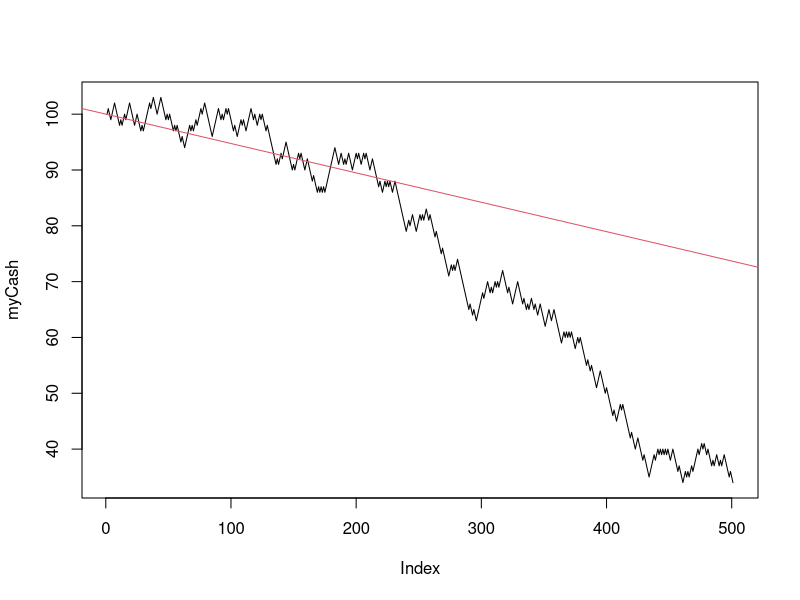
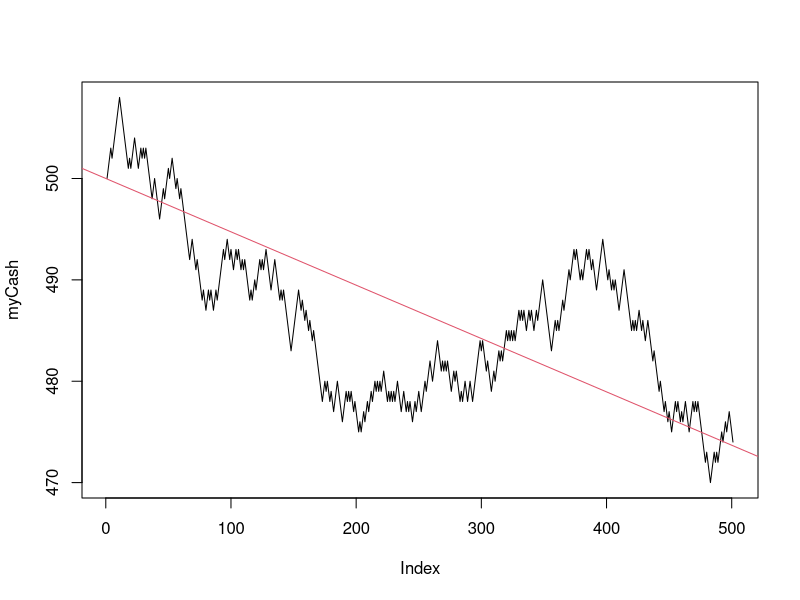
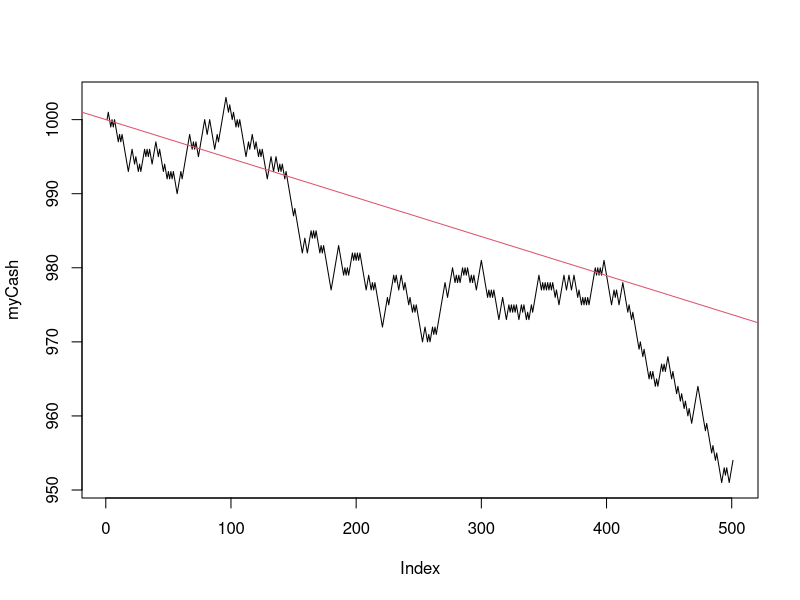
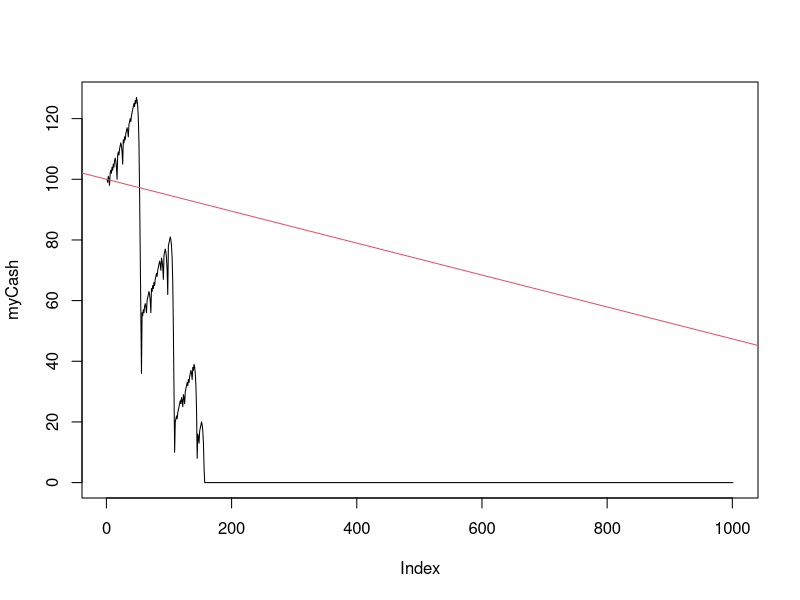
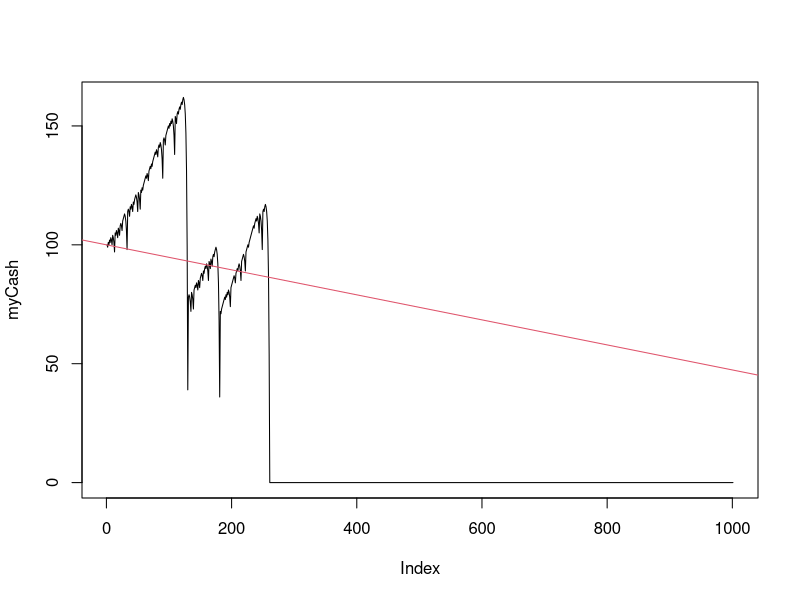
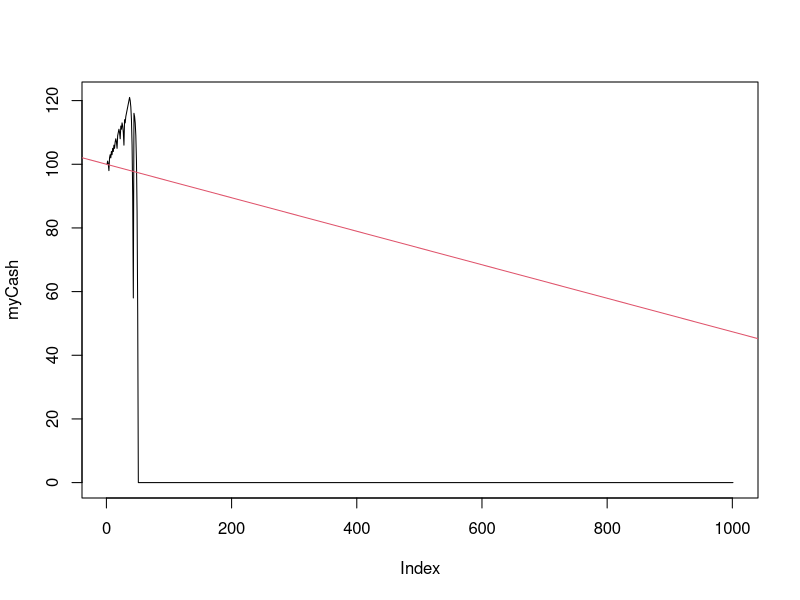
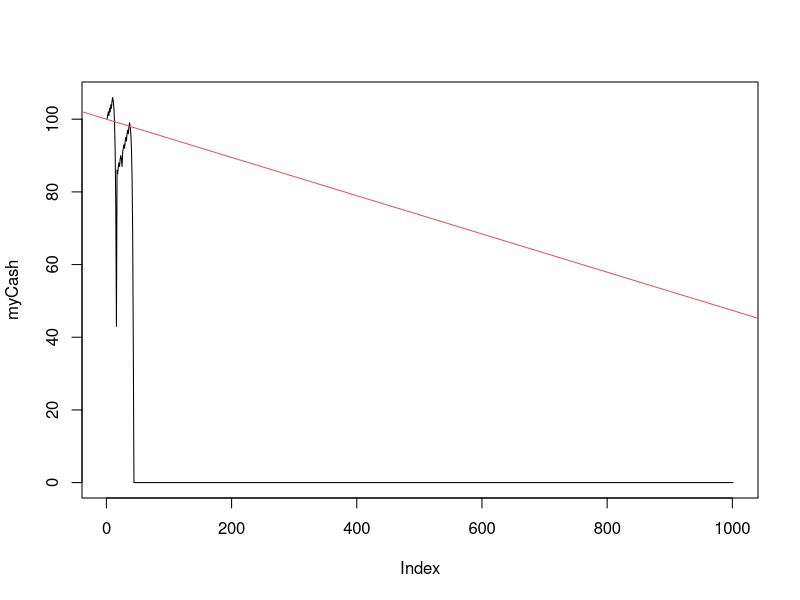
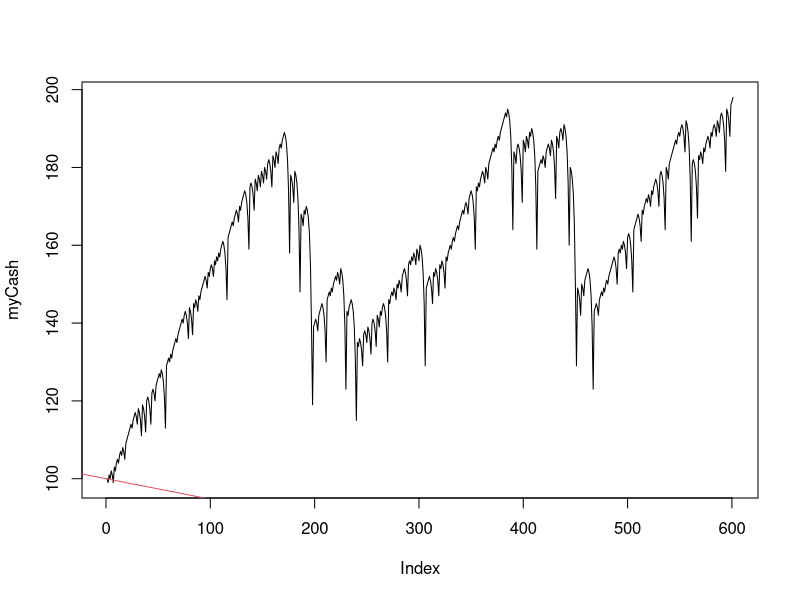

Write the R code that produced these figures, in order.
## ---- chunk 1
Roulette_plot<-function(p,X0,N){
  myCash = c(X0, rep(0,N)) # vector for my cash
  spins <- rbinom(N,1,p) # simulate N spins
  counter = 1 # keep track of number of games
  lastspin = 1 # initialize memory of last games
  myBet = 1
  while(myCash[counter] > 0 & counter <= N){#this goes on until I loose all my money or reaches the maximal myBet <- min(c(2*myBet,myCash[counter]))
  if(lastspin == 1){myBet <- 1}
  myCash[counter + 1] <- myCash[counter] + (2*spins[counter] - 1)*myBet
  lastspin <- spins[counter]
  counter <- counter + 1
  }
  plot(myCash, type = 'l') # plot of my cash
  abline(a = X0, b = -1/19, col = 2) # plot expected trend
}
Roulette_plot(18/38,100,500)
Roulette_plot(18/38,500,500)
Roulette_plot(18/38,1000,500)
## ---- chunk 2
Peter_plot<-function(p,maxBet,X0,N){
  myCash = c(X0, rep(0,N)) # vector for my cash
  spins <- rbinom(N,1,p) # simulate N spins
  counter = 1 # keep track of number of games
  lastspin = 1 # initialize memory of last games
  myBet = 1
  while(myCash[counter] > 0 & counter <= N){
  myBet <- min(c(2*myBet,myCash[counter], maxBet))
  if(lastspin == 1){myBet <- 1}
  myCash[counter + 1] <- myCash[counter] + (2*spins[counter] - 1)*myBet
  lastspin <- spins[counter]
  counter <- counter + 1
  }
  plot(myCash, type = 'l') # plot of my cash
  abline(a = X0, b = -1/19, col = 2) # plot expected trend
}
Peter_plot(18/38,20,100,1000)
Peter_plot(18/38,60,100,1000)
Peter_plot(18/38,100,100,1000)
Peter_plot(18/38,140,100,1000)

Peter_plot(18/38,20,100,600)
Peter_plot(18/38,10,100,600)
## ---- chunk 3
P <- matrix(0, ncol = 9, nrow = 9)
diag(P) <- 1/2
P[1,2] <- P[1,4] <- 1/4
P[2,1] <- P[2,3] <- P[2,5] <- 1/6
P[3,2] <- P[3,6] <- 1/4
P[4,1] <- P[4,5] <- P[4,7] <- 1/6
P[5,2] <- P[5,4] <- P[5,6] <- 1/6
P[6,3] <- P[6,5] <- 1/4
P[7,4] <- P[7,8] <- 1/4
P[8,7] <- P[8,9] <- 1/4
P[9,9] <- 1

cave_simulate<-function(steps,sample_n){
  states = rep(1,sample_n)
  for (j in 1:steps){
    for(k in 1:sample_n){
      states[k] <- sample(9,1,prob = P[states[k],])
    }
  }
  return(states)
}

results = cave_simulate(3,100000)
mean(results==3)
(P%*%P%*%P)[1,3]
## ---- chunk 4
step=1
P_result=P
while(1){
  step=step+1
  P_result=P_result%*%P
  max_prob=min(P_result[1:9,9])
  if(max_prob>=0.75)
    break
}
step
